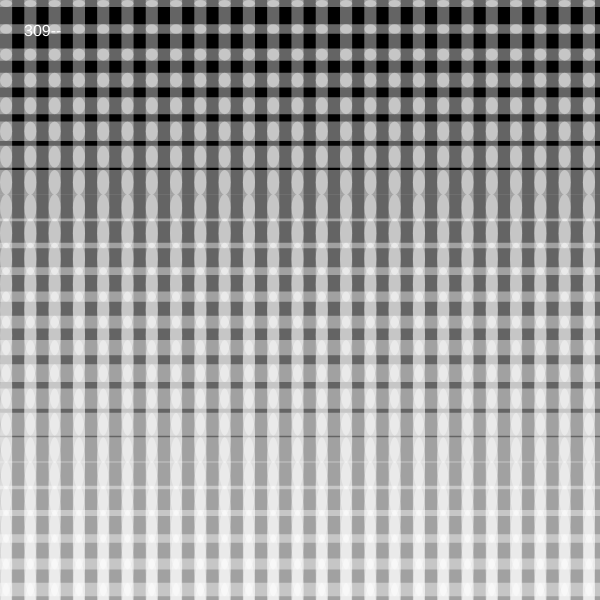
Frame 1 (no input)
Frame 2 (the mouse pressed at the canvas centre, redrawn once): identical to frame 1, image omitted

The p5.js sketch that drew this single still picture (run headless with seeded random() and noise() and a simulated clock; the mouse was pressed at the canvas centre and the sketch redrawn once):

// p5.js sketch
// ── sketch.js
// stripe + ellipse grid — ystep accumulates each iteration (expanding bands)

function setup() {
  createCanvas(600, 600);
  background(0);
  fill(255);
  noStroke();
  textSize(16);
  text('309--', 24, 36);

  let xstep = random(10, 30);
  let ystep = random(10, 30);

  fill(255, 100);

  for (let x = 0; x < width; x += xstep) {
    const swidth = xstep / 2;
    const sheight = ystep / 2;

    rect(x, 0, swidth, height);

    const y = x;
    rect(0, y, width, sheight);

    ellipseMode(CORNER);
    for (let ex = 0; ex < width; ex += xstep) {
      ellipse(ex, y, swidth, sheight);
    }

    ystep += 5;
  }

  noLoop();
}

function draw() {}
